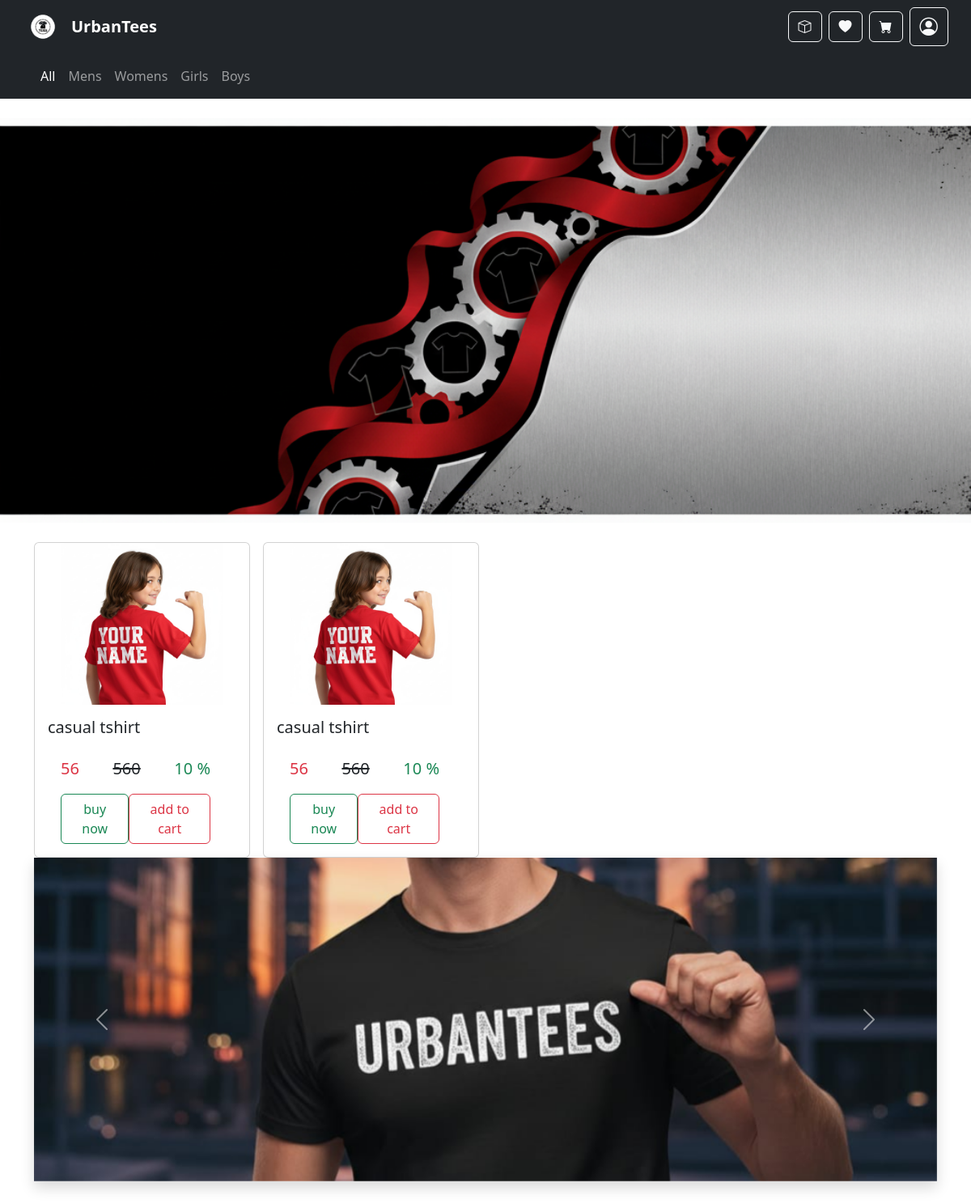
Page /home on the earlier database version.
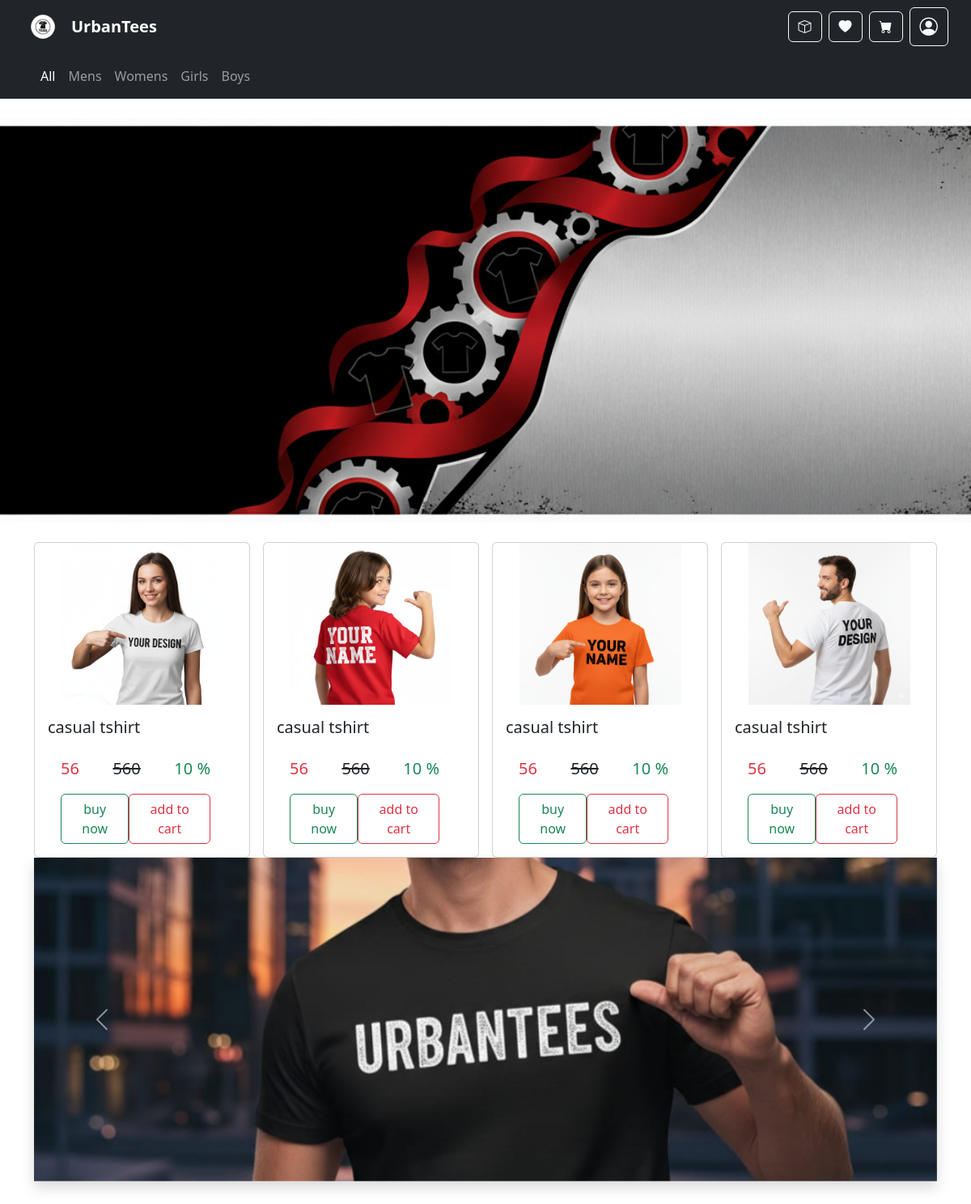
Same page on the later database version.
### urban_tees_app/models.py (models this page shows, shortened)
class Product(models.Model):
    CATEGORY_CHOICES = [
        ('mens', 'Mens'),
        ('womens', 'Womens'),
        ('girls', 'Girls'),
        ('boys', 'Boys'),
    ]
    item_image1 = models.CharField(max_length=255)
    item_image2 = models.CharField(max_length=255)
    item_image3 = models.CharField(max_length=255)
    item_image4 = models.CharField(max_length=255)
    item_name = models.CharField(max_length=255)
    item_description = models.CharField(max_length=255)
    new_price = models.IntegerField()
    old_price = models.IntegerField()
    offer = models.IntegerField()
    category = models.CharField(max_length=10, choices=CATEGORY_CHOICES)
    small_size=models.IntegerField()
    medium_size=models.IntegerField()
    large_size=models.IntegerField()
    extralarge_size=models.IntegerField()

### urban_tees_app/views.py (the view)
# urls.py: 2. Add a URL to urlpatterns:  path('', views.home, name='home')
def home(request):
    item_details = Product.objects.all()
    return render(request, 'home.html',{'item':item_details})

### urban_tees_app/templates/home.html (shortened to what this page needs)
{% extends 'user_layout.html' %}
{% load static %}
{% block content %}
<div
  style="height: 500px; background: url('{% static 'images/banner.png' %}') center center / cover no-repeat; display: flex; align-items: center; justify-content: center; color: white; font-size: 2.5rem; font-weight: bold; text-shadow: 2px 2px 5px black;">
</div>
<div class="container mt-4">
  <div class="row g-3">
    {% for pro in item %}
    <div class="col-12 col-sm-6 col-md-4 col-lg-3 d-flex">
      <div class="card w-100">
          <img src="{% static pro.item_image1 %}" class="card-img-top" alt="product image"
            style="height: auto; max-height: 200px; object-fit: contain;">
        <div class="card-body">
          <h5 class="card-title">{{ pro.item_name }}</h5>
        </div>
        <ul class="d-flex justify-content-between me-5">
          <li class="list-group-item text-danger fs-5"><strong></strong> {{ pro.new_price }}</li>
          <li class="list-group-item fs-5"><del>{{ pro.old_price }}</del></li>
          <li class="list-group-item text-success fs-5">{{ pro.offer }} %</li>
        </ul>
        <ul class=" d-flex justify-content-between me-5">
          <a class="btn btn-outline-success" href="{% url 'user_order_review' pro.id  %}" data-bs-toggle="modal" data-bs-target="#buyNowModal">buy now</a>
          <a class="btn action-btn btn-outline-danger" data-action="cartSlide" id="cartSlide" data-id="1">
            add to cart</a>
          </ul>
          {% include 'popup.html' %}
      </div>
    </div>
    {% endfor %}
  </div>
</div>
<div class="container mb-5">
  <div id="mainCarousel" class="carousel slide shadow" data-bs-ride="carousel">
    <div class="carousel-inner">
      <div class="carousel-item active">
        <img src="{% static 'images/caro1.jpeg' %}" class="d-block w-100" style="height: 400px; object-fit: cover;"
          alt="Slide 1">
      </div>
    </div>
    <button class="carousel-control-prev" type="button" data-bs-target="#mainCarousel" data-bs-slide="prev">
      <span class="carousel-control-prev-icon"></span>
    </button>
    <button class="carousel-control-next" type="button" data-bs-target="#mainCarousel" data-bs-slide="next">
      <span class="carousel-control-next-icon"></span>
    </button>
  </div>
</div>
  {% endblock %}

Differences in the rows shown:
removed Product: item_image1 (picture), item_name "casual tshirt", new_price "56", old_price "560", offer "10"
added Product: item_image1 (picture), item_name "casual tshirt", new_price "56", old_price "560", offer "10"
added Product: item_image1 (picture), item_name "casual tshirt", new_price "56", old_price "560", offer "10"
added Product: item_image1 (picture), item_name "casual tshirt", new_price "56", old_price "560", offer "10"
